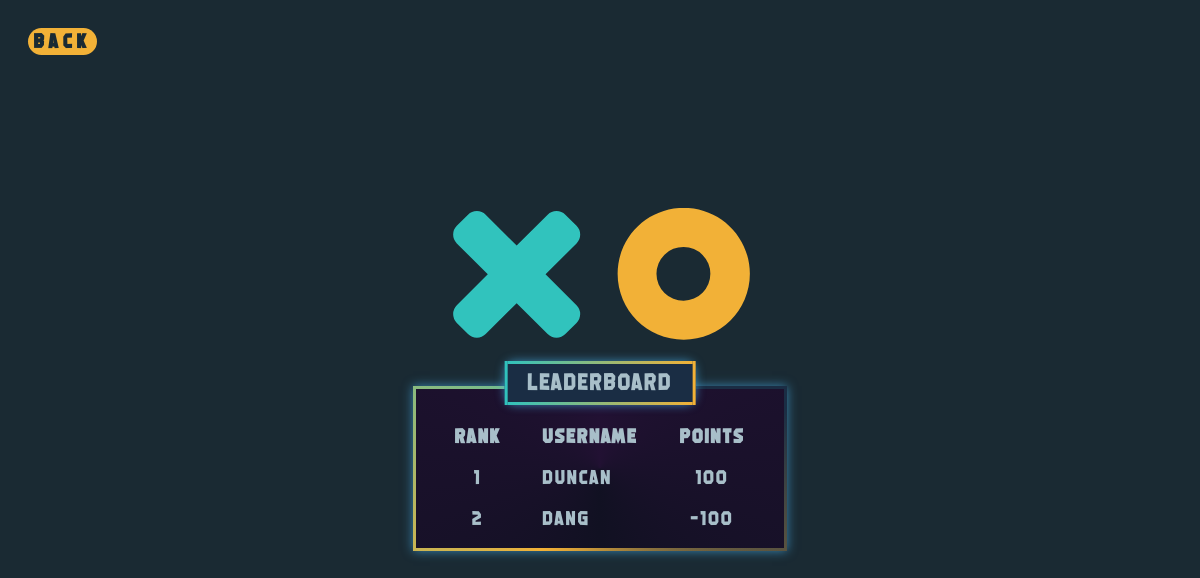
The app's page /leaderboard, older data.
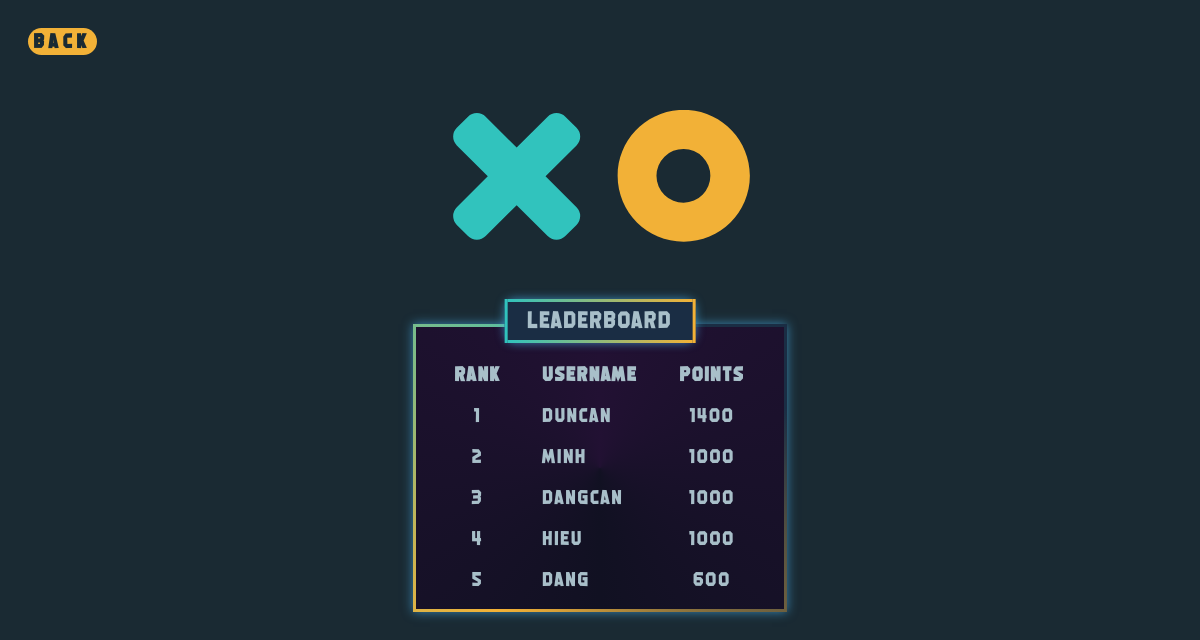
The same page, newer data.
### tables this page shows
CREATE TABLE accounts(id INTEGER PRIMARY KEY AUTOINCREMENT, username VARCHAR(50) NOT NULL, password VARCHAR(255) NOT NULL, rankpoint INTEGER NOT NULL);

### app.py (the view)
@app.route('/leaderboard')
def leaderboard():
    with sqlite3.connect("database.db") as users:
        cursor = users.cursor()
        cursor.execute("SELECT username, rankpoint FROM accounts ORDER BY rankpoint DESC")
        leaderboard_data = cursor.fetchall()  # dạng tuple, gồm các list chứa username và rankpoint tương ứng
        return render_template('main_pages/leaderboard.html', leaderboard_data = leaderboard_data)

### templates/main_pages/leaderboard.html
{% extends 'base.html' %} {% block content %}
<button class="back-button" onclick="window.history.back()" style="position: absolute; top: 20px; left: 20px;">Back</button>
<div class="leaderboard-container">
    <div style="
    position: absolute;
    top: -30%;
    left: 50%;
    transform: translate(-50%, -50%);
    width: 300px; /* Adjust width as needed */
">
<img src="static/svg/logo.svg" alt="X O" style="margin-bottom: 120px">
</div>
<table>
    <thead>
        <tr>
            <th class="thead">Rank</th>
            <th class="thead">Username</th>
            <th class="thead">Points</th>
        </tr>
    </thead>
    <tbody>
        {% for username, rankpoint in leaderboard_data[:10] %}
        <tr class="row">
            <td class="thead" style="text-align: center;">{{ loop.index }}</td>
            <td class="thead">{{ username }}</td>
            <td class="thead" style="text-align: center;">{{ rankpoint }}</td>
        </tr>
        {% endfor %}
    </tbody>
</table>
</div>
{% endblock %}

### templates/base.html (shortened to what this page needs)
<!DOCTYPE html>
<html lang="en">
  <head>
    <link
      rel="stylesheet"
      href="{{url_for('static', filename='base.css')}}"
    />
  </head>
  <body>
    <div class="content">{% block content %} {% endblock %}</div>
  </body>
</html>

### static/base.css (style rules this page uses)
html { font-size: 62.5%; box-sizing: border-box; }
body { font-family: 'alo', sans-serif; font-size: 2rem; font-weight: 500; line-height: 1.8rem; color: #a8bfc9; background-color: #1a2a33; min-height: 100vh; display: flex; align-items: center; justify-content: center; overflow-x: hidden; position: relative; letter-spacing:1.6px; }
.back-button { font-family: 'alo', sans-serif; letter-spacing: 5px; position: absolute; top: 20px; left: 20px; background-color: #f2b137; color: #000; border: 1px solid #ccc; font-size: 2rem; font-weight: 700; color: #1a2a33; text-transform: uppercase; line-height: 2.5rem; text-align: center; border: none; border-radius: 1.5rem; transition: all 0.4s ease; }
.leaderboard-container { margin-top: 120px; background-color: #1a2d44; padding: 20px; position: relative; box-shadow: 0 0 10px #48b2efaa; --border-size: 3px; --border-angle: 0turn; background-image: conic-gradient(from var(--border-angle), #213, #112 50%, #213), conic-gradient(from var(--border-angle), transparent 20%, #f3b136, #30c2bd); background-size: calc(100% - (var(--border-size) * 2)) calc(100% - (var(--border-size) * 2)), cover; background-position: center center; background-repeat: no-repeat; animation: bg-spin 3s linear infinite; }
.leaderboard-container::before { content: 'LEADERBOARD'; position: absolute; top: -25px; left: 50%; transform: translateX(-50%); background-color: #1a2d44; box-shadow: 0 0 10px #48b2efaa; padding: 10px 20px; border-radius: 10px; font-size: 1.2em; border: 3px solid; border-image-source: linear-gradient(to right, #30c2bd, #f3b136); border-image-slice: 1; }
.thead { padding-top: 20px ; padding-left: 20px; padding-right: 20px; letter-spacing: 2px; }
.row { border-bottom:2px solid #65e9e4; margin-bottom: 10px; }

Row changes from the older to the newer data that the page shows:
changed accounts "duncan": rankpoint "100" → "1400"
added accounts: username "minh", rankpoint "1000"
added accounts: username "dangcan", rankpoint "1000"
added accounts: username "hieu", rankpoint "1000"
changed accounts "dang": rankpoint "-100" → "600"
